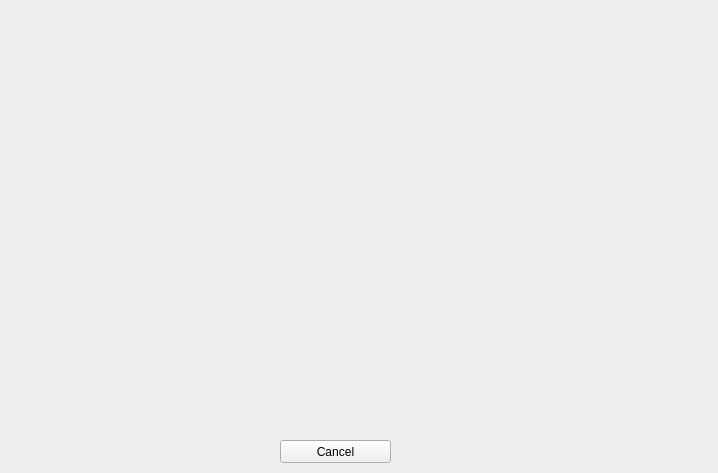
<?xml version="1.0" encoding="UTF-8"?>
<ui version="4.0">
 <class>SpriteViewForm</class>
 <widget class="QWidget" name="SpriteViewForm">
  <property name="geometry">
   <rect>
    <x>0</x>
    <y>0</y>
    <width>718</width>
    <height>473</height>
   </rect>
  </property>
  <property name="windowTitle">
   <string>SpriteSheet View</string>
  </property>
  <widget class="QPushButton" name="pushButton">
   <property name="geometry">
    <rect>
     <x>280</x>
     <y>440</y>
     <width>111</width>
     <height>23</height>
    </rect>
   </property>
   <property name="text">
    <string>Cancel</string>
   </property>
  </widget>
 </widget>
 <resources/>
 <connections/>
</ui>
